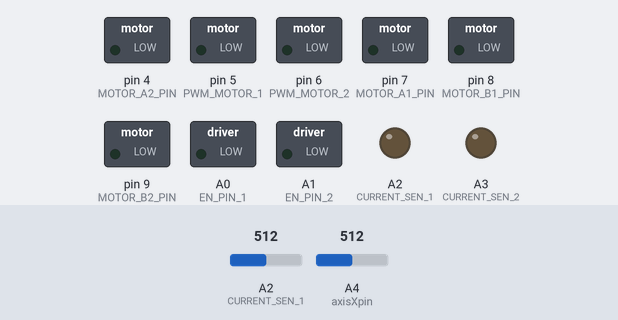
Simulated run of this sketch. Board: Arduino Uno, built with avr-gcc and run on an emulated ATmega328P. Shown: switched loads named in the sketch (green lamp = pin HIGH), output pins drawn as LEDs (lit = HIGH). The test bench sets the inputs (shaded band); at power-on: A4 (axisXpin) = 512, A2 (CURRENT_SEN_1) = 512.

Above: at 0.1 s.
At 6.2 s:
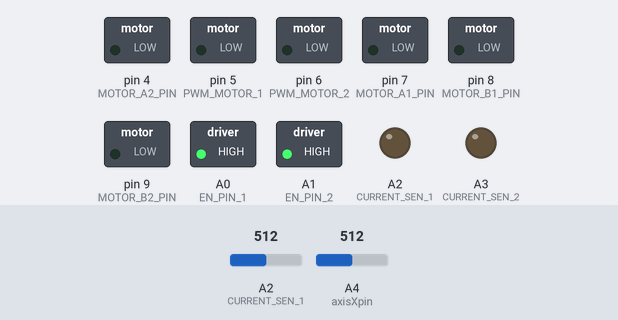
6.3 s: A4 (axisXpin) set to 716
Timing chart, 0 to 9.3 s (numbered marks = the images above; inputs shaded):
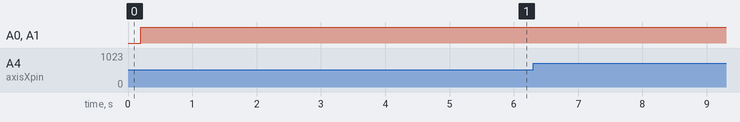

The sketch:

maca_motor_monster.ino
```cpp
//Código para controle de motores com driver Monster Motor Shield VNH2SP30

#define BRAKE 0
#define CW    1       //Sentido horário
#define CCW   2       //Sentido Anti-horário
#define CS_THRESHOLD 8 //Definição para corrente máxima segura

//MOTOR 1              //  CW  | CCW
#define MOTOR_A1_PIN 7 // HIGH | LOW
#define MOTOR_B1_PIN 8 // LOW  | HIGH

//MOTOR 2              //  CW  | CCW
#define MOTOR_A2_PIN 4 // HIGH | LOW
#define MOTOR_B2_PIN 9 // LOW  | HIGH

#define PWM_MOTOR_1 5
#define PWM_MOTOR_2 6

#define CURRENT_SEN_1 A2
#define CURRENT_SEN_2 A3

#define EN_PIN_1 A0
#define EN_PIN_2 A1

#define MOTOR_1 0
#define MOTOR_2 1

#define axisXpin A4 //Pino do eixo X do JoyStick

int vel = 0;        //Velocidade padrão zero
int direct = BRAKE; //Sentido padrão parado
int axisX;          //valor retornado pelo joy
void setup() {
  pinMode(MOTOR_A1_PIN, OUTPUT);
  pinMode(MOTOR_B1_PIN, OUTPUT);

  pinMode(MOTOR_A2_PIN, OUTPUT);
  pinMode(MOTOR_B2_PIN, OUTPUT);

  pinMode(PWM_MOTOR_1, OUTPUT);
  pinMode(PWM_MOTOR_2, OUTPUT);

  pinMode(CURRENT_SEN_1, OUTPUT);
  pinMode(CURRENT_SEN_2, OUTPUT);

  pinMode(EN_PIN_1, OUTPUT);
  pinMode(EN_PIN_2, OUTPUT);

 // Serial.begin(9600);
}

void loop() {

  delay(200);

  digitalWrite(EN_PIN_1, HIGH);
  digitalWrite(EN_PIN_2, HIGH);

  axisX = analogRead(axisXpin);

  vel = joyToPWM(axisX);
  direct = joyToDirection(axisX);

  motorGo(MOTOR_1, direct, vel);
  motorGo(MOTOR_2, direct, vel);

  if(analogRead(CURRENT_SEN_1) > CS_THRESHOLD || analogRead(CURRENT_SEN_2) > CS_THRESHOLD) { //verifica se a corrente fornecida para os motores
    Stop();                                                                                  //está acima da estabelecida (8A). Caso positivo, para.
    delay(5000);
  }
}

int joyToPWM(int axisX) {
  int pwm = map(axisX, 0, 1023, -255, 255);   //mapeia as coordenadas do eixo x para um valor de velocidade entre 0 e 255 para o motor

  if(pwm >= 0)
    return pwm;
  else
    return -pwm;
}

int joyToDirection(int axisX) {     //determina o sentido de rotação a partir do valor retornado pelo joysyick
  int direct = map(axisX, 0, 1023, -255, 255);

  if(direct > 0)
    return CW;
  else
    return CCW;
}

void Stop() { //para os motores
  Serial.println("Stop");
  motorGo(MOTOR_1, BRAKE, 0);
  motorGo(MOTOR_2, BRAKE, 0);
}

void motorGo(uint8_t motor, uint8_t direct, uint8_t pwm) //Função para mover o motor: motor(0 ou 1), direction (cw ou ccw) e pwm (entre 0 e 255);
{
  if(motor == MOTOR_1)
  {
    if(direct == CW)
    {
      digitalWrite(MOTOR_A1_PIN, LOW);
      digitalWrite(MOTOR_B1_PIN, HIGH);
    }
    else if(direct == CCW)
    {
      digitalWrite(MOTOR_A1_PIN, HIGH);
      digitalWrite(MOTOR_B1_PIN, LOW);
    }
    else
    {
      digitalWrite(MOTOR_A1_PIN, LOW);
      digitalWrite(MOTOR_B1_PIN, LOW);
    }

    analogWrite(PWM_MOTOR_1, pwm);
  }
  else if(motor == MOTOR_2)
  {
    if(direct == CCW)
    {
      digitalWrite(MOTOR_A2_PIN, LOW);
      digitalWrite(MOTOR_B2_PIN, HIGH);
    }
    else if(direct == CW)
    {
      digitalWrite(MOTOR_A2_PIN, HIGH);
      digitalWrite(MOTOR_B2_PIN, LOW);
    }
    else
    {
      digitalWrite(MOTOR_A2_PIN, LOW);
      digitalWrite(MOTOR_B2_PIN, LOW);
    }

    analogWrite(PWM_MOTOR_2, pwm);
  }
}
```
